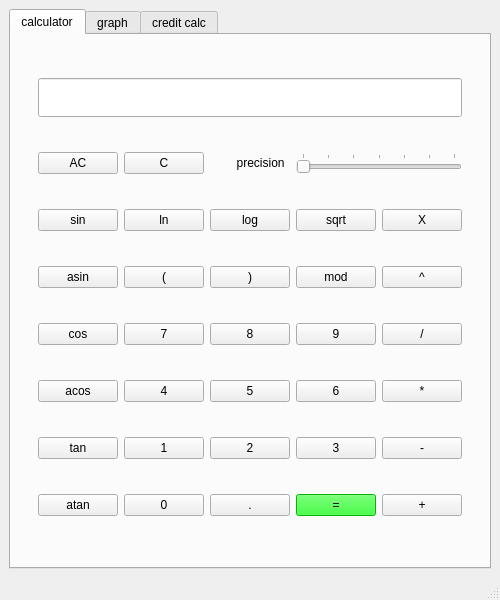
<?xml version="1.0" encoding="UTF-8"?>
<ui version="4.0">
 <class>MainWindow</class>
 <widget class="QMainWindow" name="MainWindow">
  <property name="geometry">
   <rect>
    <x>0</x>
    <y>0</y>
    <width>500</width>
    <height>600</height>
   </rect>
  </property>
  <property name="sizePolicy">
   <sizepolicy hsizetype="MinimumExpanding" vsizetype="MinimumExpanding">
    <horstretch>0</horstretch>
    <verstretch>0</verstretch>
   </sizepolicy>
  </property>
  <property name="minimumSize">
   <size>
    <width>500</width>
    <height>600</height>
   </size>
  </property>
  <property name="windowTitle">
   <string>SmartCalc 2.0</string>
  </property>
  <widget class="QWidget" name="centralwidget">
   <property name="sizePolicy">
    <sizepolicy hsizetype="Expanding" vsizetype="Expanding">
     <horstretch>0</horstretch>
     <verstretch>0</verstretch>
    </sizepolicy>
   </property>
   <layout class="QGridLayout" name="gridLayout_2">
    <item row="0" column="0">
     <widget class="QTabWidget" name="tabWidget">
      <property name="sizePolicy">
       <sizepolicy hsizetype="Expanding" vsizetype="Expanding">
        <horstretch>0</horstretch>
        <verstretch>0</verstretch>
       </sizepolicy>
      </property>
      <property name="focusPolicy">
       <enum>Qt::TabFocus</enum>
      </property>
      <property name="tabPosition">
       <enum>QTabWidget::North</enum>
      </property>
      <property name="tabShape">
       <enum>QTabWidget::Rounded</enum>
      </property>
      <property name="currentIndex">
       <number>0</number>
      </property>
      <widget class="QWidget" name="tab_1">
       <property name="sizePolicy">
        <sizepolicy hsizetype="Preferred" vsizetype="Preferred">
         <horstretch>0</horstretch>
         <verstretch>0</verstretch>
        </sizepolicy>
       </property>
       <attribute name="title">
        <string>calculator</string>
       </attribute>
       <layout class="QHBoxLayout" name="horizontalLayout_4">
        <item>
         <layout class="QGridLayout" name="gridLayout">
          <property name="horizontalSpacing">
           <number>6</number>
          </property>
          <property name="verticalSpacing">
           <number>1</number>
          </property>
          <item row="4" column="3">
           <widget class="QPushButton" name="pushButton_sqrt">
            <property name="sizePolicy">
             <sizepolicy hsizetype="Maximum" vsizetype="Maximum">
              <horstretch>0</horstretch>
              <verstretch>0</verstretch>
             </sizepolicy>
            </property>
            <property name="text">
             <string>sqrt</string>
            </property>
           </widget>
          </item>
          <item row="5" column="4">
           <widget class="QPushButton" name="pushButton_pow">
            <property name="sizePolicy">
             <sizepolicy hsizetype="Maximum" vsizetype="Maximum">
              <horstretch>0</horstretch>
              <verstretch>0</verstretch>
             </sizepolicy>
            </property>
            <property name="text">
             <string>^</string>
            </property>
           </widget>
          </item>
          <item row="2" column="0">
           <widget class="QPushButton" name="pushButton_clear">
            <property name="sizePolicy">
             <sizepolicy hsizetype="Maximum" vsizetype="Maximum">
              <horstretch>0</horstretch>
              <verstretch>0</verstretch>
             </sizepolicy>
            </property>
            <property name="text">
             <string>AC</string>
            </property>
           </widget>
          </item>
          <item row="4" column="0">
           <widget class="QPushButton" name="pushButton_sin">
            <property name="sizePolicy">
             <sizepolicy hsizetype="Maximum" vsizetype="Maximum">
              <horstretch>0</horstretch>
              <verstretch>0</verstretch>
             </sizepolicy>
            </property>
            <property name="text">
             <string>sin</string>
            </property>
           </widget>
          </item>
          <item row="11" column="3">
           <widget class="QPushButton" name="pushButton_result">
            <property name="sizePolicy">
             <sizepolicy hsizetype="Maximum" vsizetype="Maximum">
              <horstretch>0</horstretch>
              <verstretch>0</verstretch>
             </sizepolicy>
            </property>
            <property name="autoFillBackground">
             <bool>false</bool>
            </property>
            <property name="styleSheet">
             <string notr="true">background-color: rgb(0, 255, 0)
</string>
            </property>
            <property name="text">
             <string>=</string>
            </property>
            <property name="autoDefault">
             <bool>false</bool>
            </property>
            <property name="default">
             <bool>false</bool>
            </property>
            <property name="flat">
             <bool>false</bool>
            </property>
           </widget>
          </item>
          <item row="6" column="4">
           <widget class="QPushButton" name="pushButton_div">
            <property name="sizePolicy">
             <sizepolicy hsizetype="Maximum" vsizetype="Maximum">
              <horstretch>0</horstretch>
              <verstretch>0</verstretch>
             </sizepolicy>
            </property>
            <property name="text">
             <string>/</string>
            </property>
           </widget>
          </item>
          <item row="8" column="2">
           <widget class="QPushButton" name="pushButton_num5">
            <property name="sizePolicy">
             <sizepolicy hsizetype="Maximum" vsizetype="Maximum">
              <horstretch>0</horstretch>
              <verstretch>0</verstretch>
             </sizepolicy>
            </property>
            <property name="text">
             <string>5</string>
            </property>
           </widget>
          </item>
          <item row="9" column="0">
           <widget class="QPushButton" name="pushButton_tan">
            <property name="sizePolicy">
             <sizepolicy hsizetype="Maximum" vsizetype="Maximum">
              <horstretch>0</horstretch>
              <verstretch>0</verstretch>
             </sizepolicy>
            </property>
            <property name="text">
             <string>tan</string>
            </property>
           </widget>
          </item>
          <item row="2" column="3" colspan="2">
           <widget class="QSlider" name="horizontalSlider">
            <property name="sizePolicy">
             <sizepolicy hsizetype="Expanding" vsizetype="Maximum">
              <horstretch>0</horstretch>
              <verstretch>0</verstretch>
             </sizepolicy>
            </property>
            <property name="autoFillBackground">
             <bool>false</bool>
            </property>
            <property name="minimum">
             <number>1</number>
            </property>
            <property name="maximum">
             <number>7</number>
            </property>
            <property name="pageStep">
             <number>1</number>
            </property>
            <property name="orientation">
             <enum>Qt::Horizontal</enum>
            </property>
            <property name="tickPosition">
             <enum>QSlider::TicksAbove</enum>
            </property>
           </widget>
          </item>
          <item row="8" column="4">
           <widget class="QPushButton" name="pushButton_mult">
            <property name="sizePolicy">
             <sizepolicy hsizetype="Maximum" vsizetype="Maximum">
              <horstretch>0</horstretch>
              <verstretch>0</verstretch>
             </sizepolicy>
            </property>
            <property name="text">
             <string>*</string>
            </property>
           </widget>
          </item>
          <item row="6" column="1">
           <widget class="QPushButton" name="pushButton_num7">
            <property name="sizePolicy">
             <sizepolicy hsizetype="Maximum" vsizetype="Maximum">
              <horstretch>0</horstretch>
              <verstretch>0</verstretch>
             </sizepolicy>
            </property>
            <property name="text">
             <string>7</string>
            </property>
           </widget>
          </item>
          <item row="6" column="3">
           <widget class="QPushButton" name="pushButton_num9">
            <property name="sizePolicy">
             <sizepolicy hsizetype="Maximum" vsizetype="Maximum">
              <horstretch>0</horstretch>
              <verstretch>0</verstretch>
             </sizepolicy>
            </property>
            <property name="text">
             <string>9</string>
            </property>
           </widget>
          </item>
          <item row="6" column="0">
           <widget class="QPushButton" name="pushButton_cos">
            <property name="sizePolicy">
             <sizepolicy hsizetype="Maximum" vsizetype="Maximum">
              <horstretch>0</horstretch>
              <verstretch>0</verstretch>
             </sizepolicy>
            </property>
            <property name="text">
             <string>cos</string>
            </property>
           </widget>
          </item>
          <item row="11" column="2">
           <widget class="QPushButton" name="pushButton_dot">
            <property name="sizePolicy">
             <sizepolicy hsizetype="Maximum" vsizetype="Maximum">
              <horstretch>0</horstretch>
              <verstretch>0</verstretch>
             </sizepolicy>
            </property>
            <property name="text">
             <string>.</string>
            </property>
           </widget>
          </item>
          <item row="9" column="3">
           <widget class="QPushButton" name="pushButton_num3">
            <property name="sizePolicy">
             <sizepolicy hsizetype="Maximum" vsizetype="Maximum">
              <horstretch>0</horstretch>
              <verstretch>0</verstretch>
             </sizepolicy>
            </property>
            <property name="text">
             <string>3</string>
            </property>
           </widget>
          </item>
          <item row="5" column="2">
           <widget class="QPushButton" name="pushButton_bracket_close">
            <property name="text">
             <string>)</string>
            </property>
           </widget>
          </item>
          <item row="9" column="2">
           <widget class="QPushButton" name="pushButton_num2">
            <property name="sizePolicy">
             <sizepolicy hsizetype="Maximum" vsizetype="Maximum">
              <horstretch>0</horstretch>
              <verstretch>0</verstretch>
             </sizepolicy>
            </property>
            <property name="maximumSize">
             <size>
              <width>16777215</width>
              <height>16777215</height>
             </size>
            </property>
            <property name="text">
             <string>2</string>
            </property>
           </widget>
          </item>
          <item row="4" column="1">
           <widget class="QPushButton" name="pushButton_ln">
            <property name="sizePolicy">
             <sizepolicy hsizetype="Maximum" vsizetype="Maximum">
              <horstretch>0</horstretch>
              <verstretch>0</verstretch>
             </sizepolicy>
            </property>
            <property name="text">
             <string>ln</string>
            </property>
           </widget>
          </item>
          <item row="8" column="0">
           <widget class="QPushButton" name="pushButton_acos">
            <property name="sizePolicy">
             <sizepolicy hsizetype="Maximum" vsizetype="Maximum">
              <horstretch>0</horstretch>
              <verstretch>0</verstretch>
             </sizepolicy>
            </property>
            <property name="text">
             <string>acos</string>
            </property>
           </widget>
          </item>
          <item row="8" column="1">
           <widget class="QPushButton" name="pushButton_num4">
            <property name="sizePolicy">
             <sizepolicy hsizetype="Maximum" vsizetype="Maximum">
              <horstretch>0</horstretch>
              <verstretch>0</verstretch>
             </sizepolicy>
            </property>
            <property name="text">
             <string>4</string>
            </property>
           </widget>
          </item>
          <item row="5" column="3">
           <widget class="QPushButton" name="pushButton_mod">
            <property name="text">
             <string>mod</string>
            </property>
           </widget>
          </item>
          <item row="11" column="1">
           <widget class="QPushButton" name="pushButton_num0">
            <property name="sizePolicy">
             <sizepolicy hsizetype="Maximum" vsizetype="Maximum">
              <horstretch>0</horstretch>
              <verstretch>0</verstretch>
             </sizepolicy>
            </property>
            <property name="text">
             <string>0</string>
            </property>
           </widget>
          </item>
          <item row="6" column="2">
           <widget class="QPushButton" name="pushButton_num8">
            <property name="sizePolicy">
             <sizepolicy hsizetype="Maximum" vsizetype="Maximum">
              <horstretch>0</horstretch>
              <verstretch>0</verstretch>
             </sizepolicy>
            </property>
            <property name="text">
             <string>8</string>
            </property>
           </widget>
          </item>
          <item row="5" column="1">
           <widget class="QPushButton" name="pushButton_bracket_open">
            <property name="sizePolicy">
             <sizepolicy hsizetype="Maximum" vsizetype="Maximum">
              <horstretch>0</horstretch>
              <verstretch>0</verstretch>
             </sizepolicy>
            </property>
            <property name="text">
             <string>(</string>
            </property>
           </widget>
          </item>
          <item row="8" column="3">
           <widget class="QPushButton" name="pushButton_num6">
            <property name="sizePolicy">
             <sizepolicy hsizetype="Maximum" vsizetype="Maximum">
              <horstretch>0</horstretch>
              <verstretch>0</verstretch>
             </sizepolicy>
            </property>
            <property name="text">
             <string>6</string>
            </property>
           </widget>
          </item>
          <item row="5" column="0">
           <widget class="QPushButton" name="pushButton_asin">
            <property name="sizePolicy">
             <sizepolicy hsizetype="Maximum" vsizetype="Maximum">
              <horstretch>0</horstretch>
              <verstretch>0</verstretch>
             </sizepolicy>
            </property>
            <property name="text">
             <string>asin</string>
            </property>
           </widget>
          </item>
          <item row="11" column="4">
           <widget class="QPushButton" name="pushButton_plus">
            <property name="sizePolicy">
             <sizepolicy hsizetype="Maximum" vsizetype="Maximum">
              <horstretch>0</horstretch>
              <verstretch>0</verstretch>
             </sizepolicy>
            </property>
            <property name="text">
             <string>+</string>
            </property>
           </widget>
          </item>
          <item row="9" column="4">
           <widget class="QPushButton" name="pushButton_minus">
            <property name="sizePolicy">
             <sizepolicy hsizetype="Maximum" vsizetype="Maximum">
              <horstretch>0</horstretch>
              <verstretch>0</verstretch>
             </sizepolicy>
            </property>
            <property name="text">
             <string>-</string>
            </property>
           </widget>
          </item>
          <item row="2" column="1">
           <widget class="QPushButton" name="pushButton_correct">
            <property name="sizePolicy">
             <sizepolicy hsizetype="Maximum" vsizetype="Maximum">
              <horstretch>0</horstretch>
              <verstretch>0</verstretch>
             </sizepolicy>
            </property>
            <property name="text">
             <string>C</string>
            </property>
           </widget>
          </item>
          <item row="4" column="2">
           <widget class="QPushButton" name="pushButton_log">
            <property name="sizePolicy">
             <sizepolicy hsizetype="Maximum" vsizetype="Maximum">
              <horstretch>0</horstretch>
              <verstretch>0</verstretch>
             </sizepolicy>
            </property>
            <property name="text">
             <string>log</string>
            </property>
           </widget>
          </item>
          <item row="9" column="1">
           <widget class="QPushButton" name="pushButton_num1">
            <property name="sizePolicy">
             <sizepolicy hsizetype="Maximum" vsizetype="Maximum">
              <horstretch>0</horstretch>
              <verstretch>0</verstretch>
             </sizepolicy>
            </property>
            <property name="text">
             <string>1</string>
            </property>
           </widget>
          </item>
          <item row="4" column="4">
           <widget class="QPushButton" name="pushButton_X">
            <property name="sizePolicy">
             <sizepolicy hsizetype="Maximum" vsizetype="Maximum">
              <horstretch>0</horstretch>
              <verstretch>0</verstretch>
             </sizepolicy>
            </property>
            <property name="text">
             <string>X</string>
            </property>
           </widget>
          </item>
          <item row="11" column="0">
           <widget class="QPushButton" name="pushButton_atan">
            <property name="sizePolicy">
             <sizepolicy hsizetype="Maximum" vsizetype="Maximum">
              <horstretch>0</horstretch>
              <verstretch>0</verstretch>
             </sizepolicy>
            </property>
            <property name="text">
             <string>atan</string>
            </property>
           </widget>
          </item>
          <item row="2" column="2">
           <widget class="QLabel" name="label">
            <property name="sizePolicy">
             <sizepolicy hsizetype="Maximum" vsizetype="Maximum">
              <horstretch>0</horstretch>
              <verstretch>0</verstretch>
             </sizepolicy>
            </property>
            <property name="text">
             <string>        precision</string>
            </property>
           </widget>
          </item>
          <item row="0" column="0" colspan="5">
           <widget class="QLineEdit" name="lineEdit">
            <property name="sizePolicy">
             <sizepolicy hsizetype="Expanding" vsizetype="Maximum">
              <horstretch>0</horstretch>
              <verstretch>0</verstretch>
             </sizepolicy>
            </property>
            <property name="font">
             <font>
              <pointsize>20</pointsize>
             </font>
            </property>
            <property name="alignment">
             <set>Qt::AlignRight|Qt::AlignTrailing|Qt::AlignVCenter</set>
            </property>
            <property name="clearButtonEnabled">
             <bool>true</bool>
            </property>
           </widget>
          </item>
         </layout>
        </item>
       </layout>
      </widget>
      <widget class="QWidget" name="tab_2">
       <property name="sizePolicy">
        <sizepolicy hsizetype="Ignored" vsizetype="Ignored">
         <horstretch>0</horstretch>
         <verstretch>0</verstretch>
        </sizepolicy>
       </property>
       <attribute name="title">
        <string>graph</string>
       </attribute>
       <layout class="QHBoxLayout" name="horizontalLayout_6">
        <item>
         <layout class="QVBoxLayout" name="verticalLayout">
          <item>
           <layout class="QHBoxLayout" name="horizontalLayout">
            <item>
             <widget class="QPushButton" name="pushButton_draw_graph">
              <property name="text">
               <string>draw</string>
              </property>
             </widget>
            </item>
            <item>
             <widget class="QSpinBox" name="spinBox_domain">
              <property name="buttonSymbols">
               <enum>QAbstractSpinBox::UpDownArrows</enum>
              </property>
              <property name="suffix">
               <string extracomment="domain"/>
              </property>
              <property name="prefix">
               <string/>
              </property>
              <property name="minimum">
               <number>1</number>
              </property>
              <property name="maximum">
               <number>1000000</number>
              </property>
              <property name="value">
               <number>10</number>
              </property>
             </widget>
            </item>
            <item>
             <widget class="QLineEdit" name="lineEdit_graph"/>
            </item>
           </layout>
          </item>
         </layout>
        </item>
       </layout>
      </widget>
      <widget class="QWidget" name="tab_3">
       <attribute name="title">
        <string>credit calc</string>
       </attribute>
       <layout class="QVBoxLayout" name="verticalLayout_6">
        <item>
         <layout class="QVBoxLayout" name="verticalLayout_2">
          <item>
           <layout class="QHBoxLayout" name="horizontalLayout_2">
            <item>
             <widget class="QLineEdit" name="lineEdit_cr_sum">
              <property name="text">
               <string/>
              </property>
             </widget>
            </item>
            <item>
             <widget class="QLineEdit" name="lineEdit_cr_per"/>
            </item>
            <item>
             <widget class="QLineEdit" name="lineEdit_cr_mon"/>
            </item>
           </layout>
          </item>
          <item>
           <layout class="QHBoxLayout" name="horizontalLayout_5">
            <item>
             <widget class="QLabel" name="label_4">
              <property name="text">
               <string>credit sum</string>
              </property>
             </widget>
            </item>
            <item>
             <widget class="QLabel" name="label_3">
              <property name="text">
               <string>percent</string>
              </property>
             </widget>
            </item>
            <item>
             <widget class="QLabel" name="label_2">
              <property name="text">
               <string>months</string>
              </property>
             </widget>
            </item>
           </layout>
          </item>
          <item>
           <spacer name="horizontalSpacer">
            <property name="orientation">
             <enum>Qt::Horizontal</enum>
            </property>
            <property name="sizeHint" stdset="0">
             <size>
              <width>40</width>
              <height>20</height>
             </size>
            </property>
           </spacer>
          </item>
          <item>
           <layout class="QHBoxLayout" name="horizontalLayout_3">
            <item>
             <widget class="QRadioButton" name="radioButton_2">
              <property name="text">
               <string>annuity</string>
              </property>
              <property name="checked">
               <bool>true</bool>
              </property>
             </widget>
            </item>
            <item>
             <widget class="QRadioButton" name="radioButton">
              <property name="text">
               <string>differentiated</string>
              </property>
             </widget>
            </item>
           </layout>
          </item>
          <item>
           <widget class="QPushButton" name="calc_credit">
            <property name="text">
             <string>calculate</string>
            </property>
           </widget>
          </item>
          <item>
           <widget class="QTextBrowser" name="textBrowser"/>
          </item>
         </layout>
        </item>
       </layout>
      </widget>
     </widget>
    </item>
   </layout>
  </widget>
  <widget class="QMenuBar" name="menubar">
   <property name="geometry">
    <rect>
     <x>0</x>
     <y>0</y>
     <width>500</width>
     <height>20</height>
    </rect>
   </property>
  </widget>
  <widget class="QStatusBar" name="statusbar"/>
 </widget>
 <resources/>
 <connections/>
</ui>
